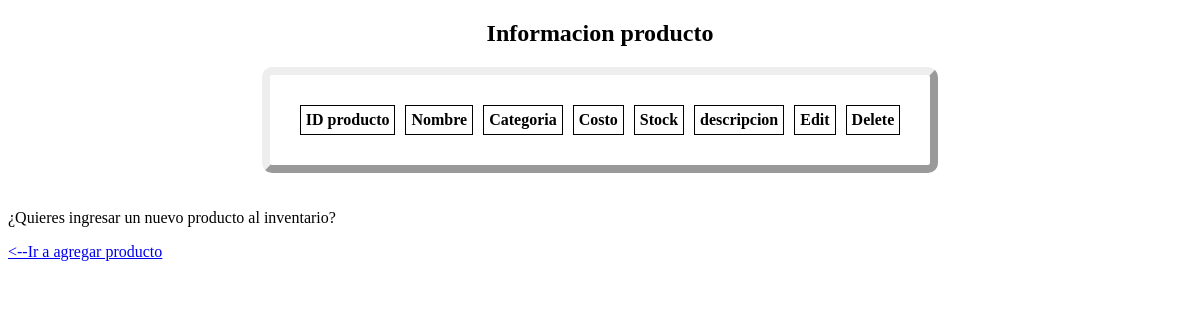
Page /mostrar_productos/ on the earlier database version.
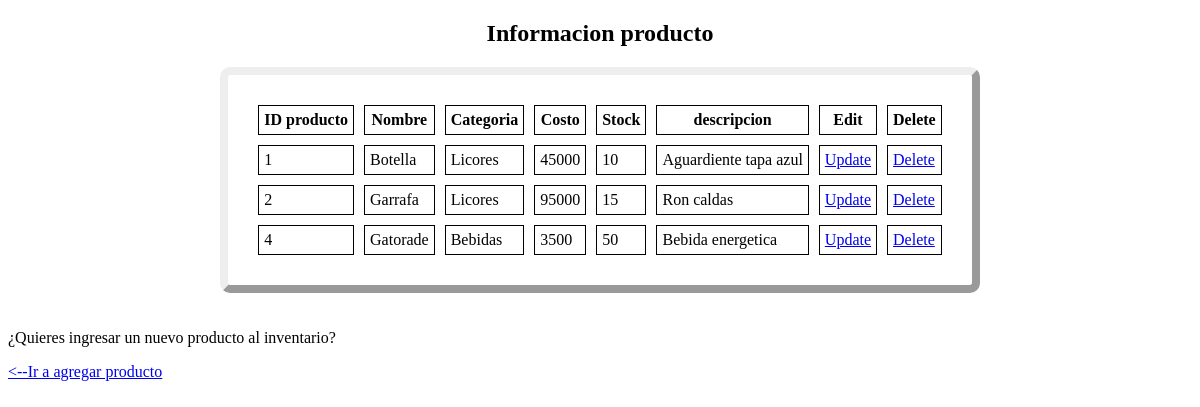
Same page on the later database version.
### inventario/models.py (models this page shows)
class Productos(models.Model):
    name = models.CharField(max_length=30)
    category = models.CharField(max_length=30)
    cost = models.IntegerField(default=0)
    cantidad_stock = models.IntegerField(default=0)
    description = models.TextField()

### inventario/views.py (the view)
# urls.py: path('mostrar_productos/', mostrar_productos, name='show-prods'),
def mostrar_productos(request):
    productos = Productos.objects.all()
    return render(request,'show_products.html',{'productos':productos})

### inventario/templates/show_products.html (shortened to what this page needs)
<!DOCTYPE html>
<html lang="es">
<head>
</head>
<body>
    <h2 style="text-align:center"> Informacion producto </h2>
    <table align="center" style="margin: 0px auto;">
        <thead>
            <tr>
                <th>ID producto</th>
                <th>Nombre</th>
                <th>Categoria</th>
                <th>Costo</th>
                <th>Stock</th>
                <th>descripcion</th>
                <th>Edit</th>
                <th>Delete</th>
            </tr>
        </thead>
        <tbody>
            {% for producto in productos %}
            <tr>
                <td>{{producto.id}}</td>
                <td>{{producto.name}}</td>
                <td>{{producto.category}}</td>
                <td>{{producto.cost}}</td>
                <td>{{producto.cantidad_stock}}</td>
                <td>{{producto.description}}</td>
                <td>
                    <a href="/editar_producto/{{producto.pk}}">Update</a>
                </td>
                <td>
                    <a href="/eliminar_producto/{{producto.pk}}">Delete</a>
                </td>
            </tr>
            {% endfor %}
        </tbody>
    </table>
    <br><br>
    <div class="alert alert-danger" role="alert">
        ¿Quieres ingresar un nuevo producto al inventario?
    </div>
    <p>
        <a href="{% url 'add-prods' %}"><--Ir a agregar producto</a>
    </p>
</body>
</html>

### inventario/templates/show_products.html (style rules this page uses)
table { border: 8px outset; border-radius: 10px; border-spacing: 10px; padding: 20px; margin-left: auto; margin-right: auto; }
th, td { padding: 5px; border: 1px solid; }

Differences in the rows shown:
added Productos: id "1", name "Botella", category "Licores", cost "45000", cantidad_stock "10", description "Aguardiente tapa azul"
added Productos: id "2", name "Garrafa", category "Licores", cost "95000", cantidad_stock "15", description "Ron caldas"
added Productos: id "4", name "Gatorade", category "Bebidas", cost "3500", cantidad_stock "50", description "Bebida energetica"
